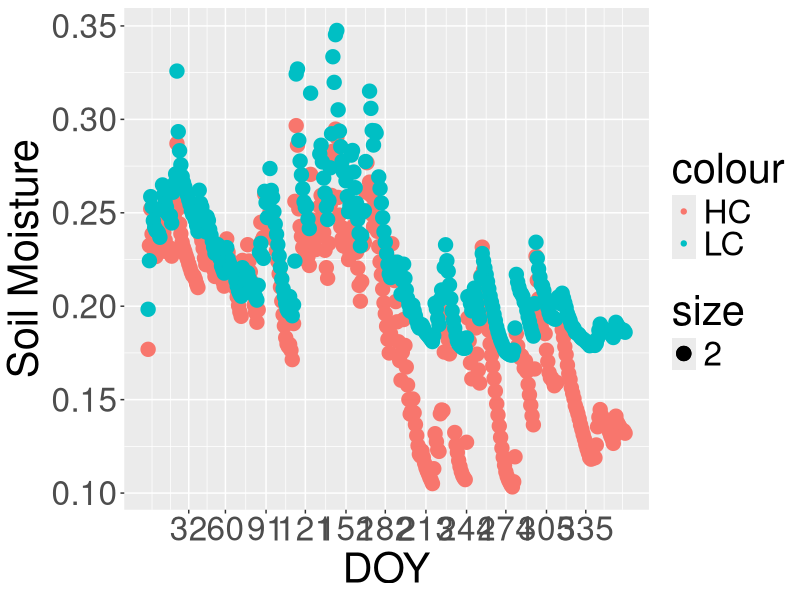
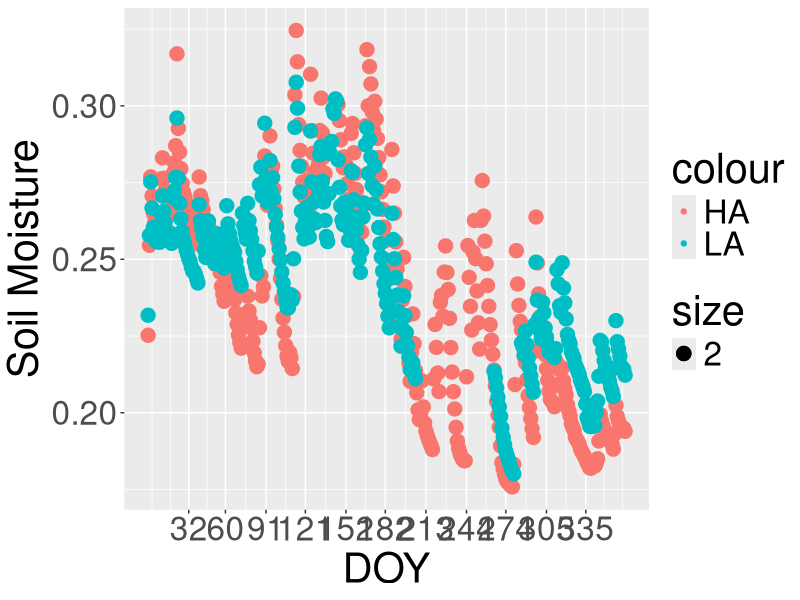
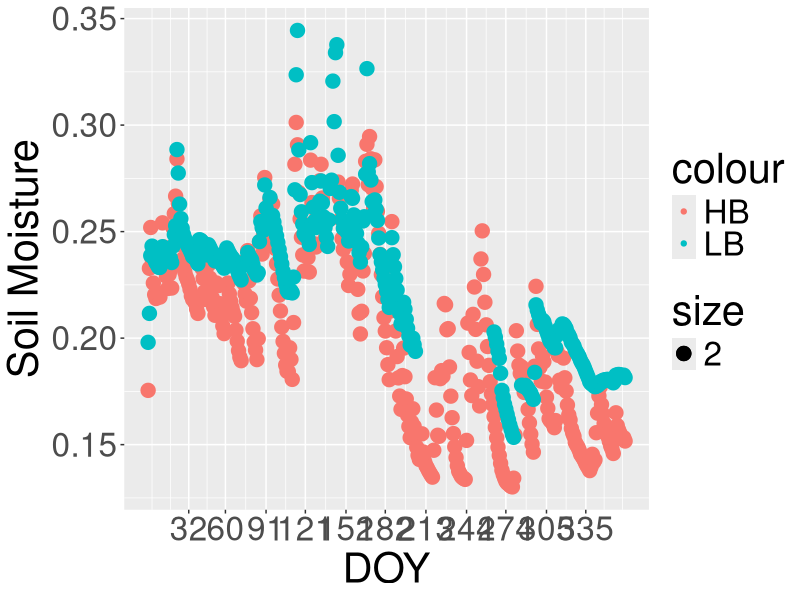
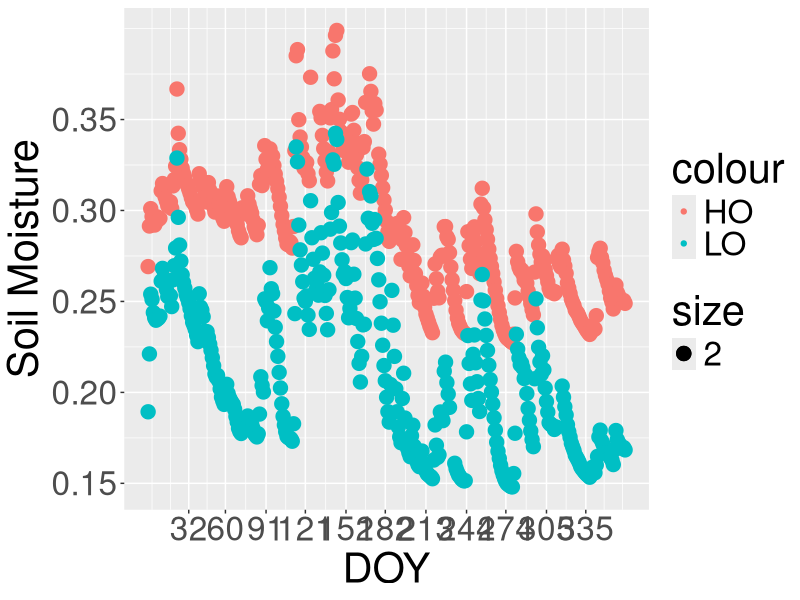
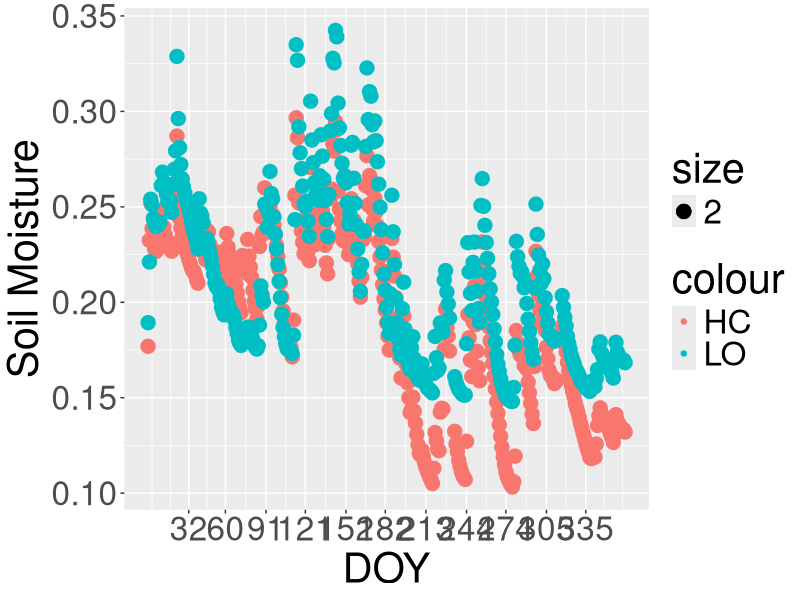
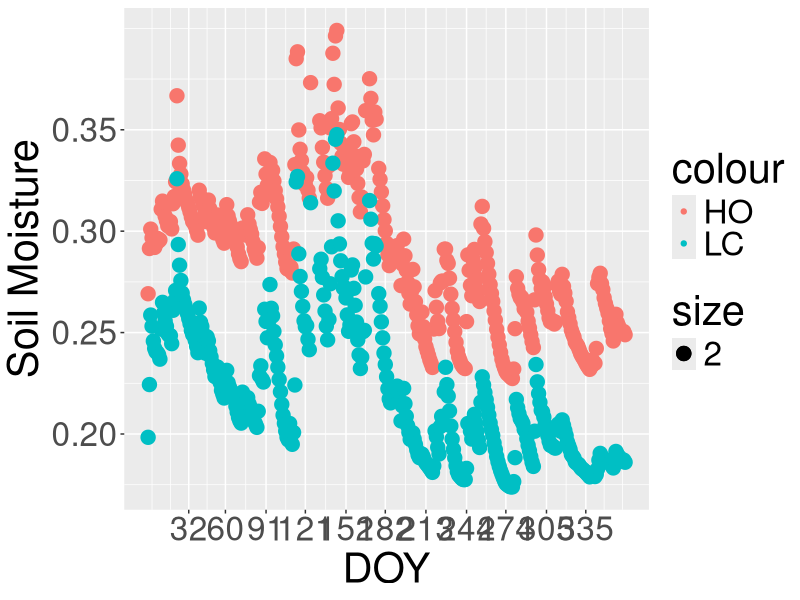
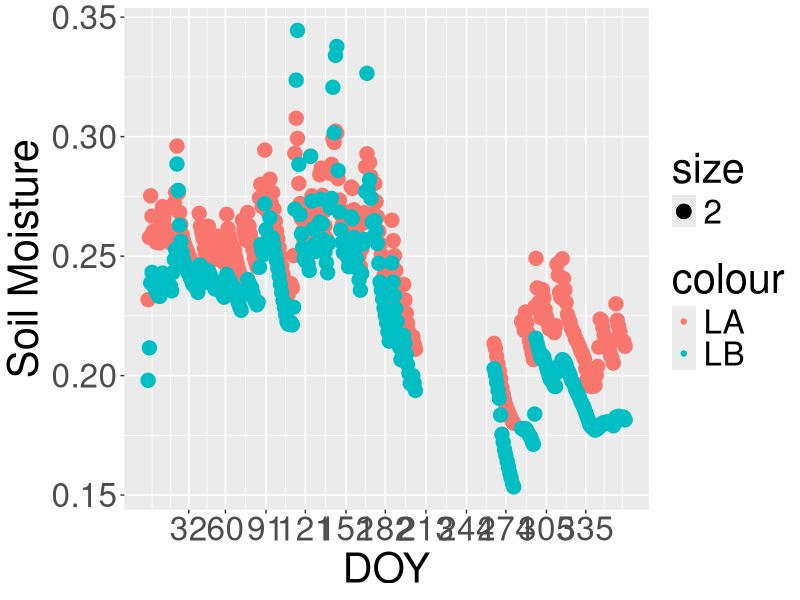
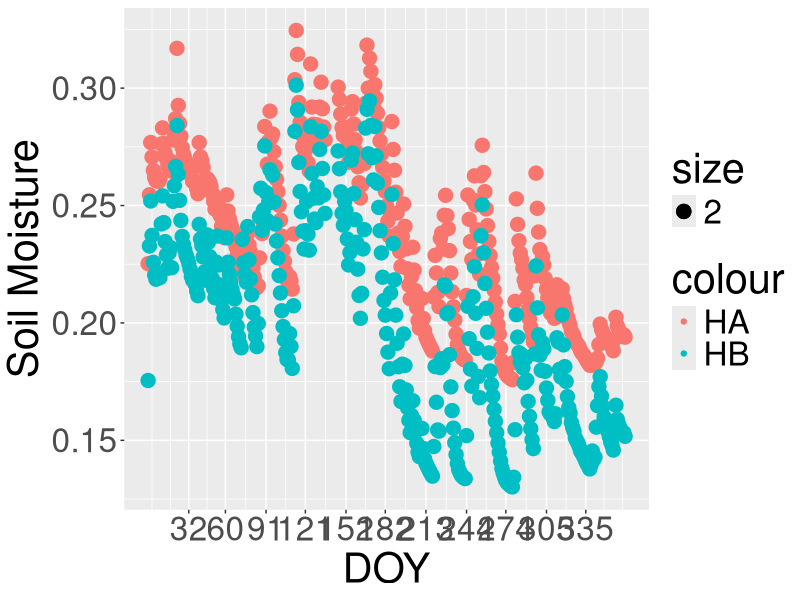

These charts were generated, in order, by the following R code:
## ---- chunk 1
knitr::opts_chunk$set(echo = TRUE)
library("dplyr")
library("tidyverse")
library("lubridate")
library("readxl")
library("writexl")

getwd()
raw<-read_excel("../Data/Original/Supplements/SoMo17.xlsx")
raw<-raw%>%mutate_if(is.character, as.numeric)

## ---- chunk 2
C<-ggplot(raw, aes(doy))+
  scale_x_continuous(breaks = c(32,60,91,121,152,182,213,244,274,305,335))+
  scale_y_continuous(breaks = c (0.05,0.10,0.15,0.20,0.25,0.30,0.35))+
  geom_point(aes(y=HC, color = "HC",size=2))+
  geom_point(aes(y=LC, color = "LC",size=2))+
 # geom_point(aes(y=HAON7, color = "HAON7",shape = "."))+
#  geom_point(aes(y=VPD*30, color = "VPD", shape = "."))+
  xlab("DOY")+ylab("Soil Moisture")+ 
  theme(text = element_text(size = 30))

C
ggsave("../Data/Processed/Env/SoMoPlots/C.jpg", C, height = 10, width = 45, units = "in", dpi = 500)

## ---- chunk 3
A<-ggplot(raw, aes(doy))+
  scale_x_continuous(breaks = c(32,60,91,121,152,182,213,244,274,305,335))+
  scale_y_continuous(breaks = c (0.05,0.10,0.15,0.20,0.25,0.30,0.35))+
  geom_point(aes(y=HA, color = "HA",size=2))+
  geom_point(aes(y=LA, color = "LA",size=2))+
 # geom_point(aes(y=HAON7, color = "HAON7",shape = "."))+
#  geom_point(aes(y=VPD*30, color = "VPD", shape = "."))+
  xlab("DOY")+ylab("Soil Moisture")+ 
  theme(text = element_text(size = 30))

A
ggsave("../Data/Processed/Env/SoMoPlots/A.jpg", A, height = 10, width = 45, units = "in", dpi = 500)

## ---- chunk 4
B<-ggplot(raw, aes(doy))+
  scale_x_continuous(breaks = c(32,60,91,121,152,182,213,244,274,305,335))+
  scale_y_continuous(breaks = c (0.05,0.10,0.15,0.20,0.25,0.30,0.35))+
  geom_point(aes(y=HB, color = "HB",size=2))+
  geom_point(aes(y=LB, color = "LB",size=2))+
 # geom_point(aes(y=HAON7, color = "HAON7",shape = "."))+
#  geom_point(aes(y=VPD*30, color = "VPD", shape = "."))+
  xlab("DOY")+ylab("Soil Moisture")+ 
  theme(text = element_text(size = 30))

B
ggsave("../Data/Processed/Env/SoMoPlots/B.jpg", B, height = 10, width = 45, units = "in", dpi = 500)

## ---- chunk 5
O<-ggplot(raw, aes(doy))+
  scale_x_continuous(breaks = c(32,60,91,121,152,182,213,244,274,305,335))+
  scale_y_continuous(breaks = c (0.05,0.10,0.15,0.20,0.25,0.30,0.35))+
  geom_point(aes(y=HO, color = "HO",size=2))+
  geom_point(aes(y=LO, color = "LO",size=2))+
 # geom_point(aes(y=HAON7, color = "HAON7",shape = "."))+
#  geom_point(aes(y=VPD*30, color = "VPD", shape = "."))+
  xlab("DOY")+ylab("Soil Moisture")+ 
  theme(text = element_text(size = 30))

O
ggsave("../Data/Processed/Env/SoMoPlots/O.jpg", O, height = 10, width = 45, units = "in", dpi = 500)

## ---- chunk 6
S1<-ggplot(raw, aes(doy))+
  scale_x_continuous(breaks = c(32,60,91,121,152,182,213,244,274,305,335))+
  scale_y_continuous(breaks = c (0.05,0.10,0.15,0.20,0.25,0.30,0.35))+
  geom_point(aes(y=HC, color = "HC",size=2))+
  geom_point(aes(y=LO, color = "LO",size=2))+
 # geom_point(aes(y=HAON7, color = "HAON7",shape = "."))+
#  geom_point(aes(y=VPD*30, color = "VPD", shape = "."))+
  xlab("DOY")+ylab("Soil Moisture")+ 
  theme(text = element_text(size = 30))

S1
ggsave("../Data/Processed/Env/SoMoPlots/S1.jpg", S1, height = 10, width = 45, units = "in", dpi = 500)

## ---- chunk 7
S2<-ggplot(raw, aes(doy))+
  scale_x_continuous(breaks = c(32,60,91,121,152,182,213,244,274,305,335))+
  scale_y_continuous(breaks = c (0.05,0.10,0.15,0.20,0.25,0.30,0.35))+
  geom_point(aes(y=HO, color = "HO",size=2))+
  geom_point(aes(y=LC, color = "LC",size=2))+
 # geom_point(aes(y=HAON7, color = "HAON7",shape = "."))+
#  geom_point(aes(y=VPD*30, color = "VPD", shape = "."))+
  xlab("DOY")+ylab("Soil Moisture")+ 
  theme(text = element_text(size = 30))

S2
ggsave("../Data/Processed/Env/SoMoPlots/S2.jpg", S2, height = 10, width = 45, units = "in", dpi = 500)

## ---- chunk 8
S3<-ggplot(raw, aes(doy))+
  scale_x_continuous(breaks = c(32,60,91,121,152,182,213,244,274,305,335))+
  scale_y_continuous(breaks = c (0.05,0.10,0.15,0.20,0.25,0.30,0.35))+
  geom_point(aes(y=LA, color = "LA",size=2))+
  geom_point(aes(y=LB, color = "LB",size=2))+
 # geom_point(aes(y=HAON7, color = "HAON7",shape = "."))+
#  geom_point(aes(y=VPD*30, color = "VPD", shape = "."))+
  xlab("DOY")+ylab("Soil Moisture")+ 
  theme(text = element_text(size = 30))

S3
ggsave("../Data/Processed/Env/SoMoPlots/S3.jpg", S3, height = 10, width = 45, units = "in", dpi = 500)

## ---- chunk 9
S4<-ggplot(raw, aes(doy))+
  scale_x_continuous(breaks = c(32,60,91,121,152,182,213,244,274,305,335))+
  scale_y_continuous(breaks = c (0.05,0.10,0.15,0.20,0.25,0.30,0.35))+
  geom_point(aes(y=HA, color = "HA",size=2))+
  geom_point(aes(y=HB, color = "HB",size=2))+
 # geom_point(aes(y=HAON7, color = "HAON7",shape = "."))+
#  geom_point(aes(y=VPD*30, color = "VPD", shape = "."))+
  xlab("DOY")+ylab("Soil Moisture")+ 
  theme(text = element_text(size = 30))

S4
ggsave("../Data/Processed/Env/SoMoPlots/S4.jpg", S4, height = 10, width = 45, units = "in", dpi = 500)

## ---- chunk 10
SoMo<-pivot_longer(raw, cols=2:9,names_to = "ID", values_to = "SoMo")
SoMo$Site<- case_when(
    SoMo$ID == "HC"|SoMo$ID =="LO"  ~"DryS1" ,
    SoMo$ID == "LC" | SoMo$ID =="HO"~"InterS2",
    SoMo$ID =="LA"|SoMo$ID =="LB" ~"WetS3",
    SoMo$ID == "HA" | SoMo$ID =="HB" ~"InterS4" )

SoMo$Density<-substr(SoMo$ID, 0,1)
SoMo$Geno<-substr(SoMo$ID,2,2)
## ---- chunk 11
m1<-anova(lm(SoMo$SoMo~SoMo$Geno*SoMo$Site*SoMo$Density))
m1
plot(m1)

m2<-lm(SoMo$SoMo~SoMo$Geno*SoMo$Site*SoMo$Density)
summary.aov(m2)
plot(m2)
m2

TukeyHSD(aov(m2))
plot(TukeyHSD(aov(m2)),cex.axis = 0.5)

m3<-lm(SoMo$SoMo~SoMo$Geno+SoMo$Site+SoMo$Density)
anova(m2,m3)
summary.aov(m3)
m3
TukeyHSD(aov(m3))
plot(TukeyHSD(aov(m3)))
